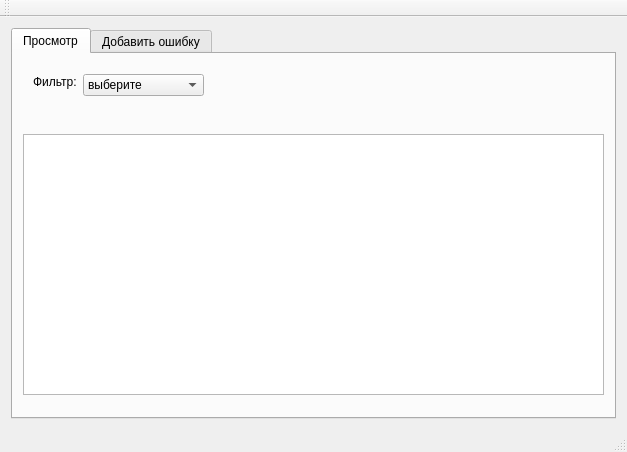
<?xml version="1.0" encoding="UTF-8"?>
<ui version="4.0">
 <class>MainWindow</class>
 <widget class="QMainWindow" name="MainWindow">
  <property name="geometry">
   <rect>
    <x>0</x>
    <y>0</y>
    <width>627</width>
    <height>452</height>
   </rect>
  </property>
  <property name="windowTitle">
   <string>MainWindow</string>
  </property>
  <widget class="QWidget" name="centralWidget">
   <layout class="QGridLayout" name="gridLayout">
    <item row="0" column="0">
     <widget class="QTabWidget" name="tabWidget">
      <property name="currentIndex">
       <number>0</number>
      </property>
      <widget class="QWidget" name="tab">
       <attribute name="title">
        <string>Просмотр</string>
       </attribute>
       <widget class="QTableView" name="tableView">
        <property name="geometry">
         <rect>
          <x>10</x>
          <y>80</y>
          <width>581</width>
          <height>261</height>
         </rect>
        </property>
       </widget>
       <widget class="QLabel" name="label">
        <property name="geometry">
         <rect>
          <x>20</x>
          <y>20</y>
          <width>51</width>
          <height>16</height>
         </rect>
        </property>
        <property name="text">
         <string>Фильтр:</string>
        </property>
       </widget>
       <widget class="QComboBox" name="comboBox">
        <property name="geometry">
         <rect>
          <x>70</x>
          <y>20</y>
          <width>121</width>
          <height>22</height>
         </rect>
        </property>
        <item>
         <property name="text">
          <string>выберите </string>
         </property>
        </item>
       </widget>
      </widget>
      <widget class="QWidget" name="tab_2">
       <attribute name="title">
        <string>Добавить ошибку</string>
       </attribute>
      </widget>
     </widget>
    </item>
   </layout>
  </widget>
  <widget class="QMenuBar" name="menuBar">
   <property name="geometry">
    <rect>
     <x>0</x>
     <y>0</y>
     <width>627</width>
     <height>21</height>
    </rect>
   </property>
  </widget>
  <widget class="QToolBar" name="mainToolBar">
   <attribute name="toolBarArea">
    <enum>TopToolBarArea</enum>
   </attribute>
   <attribute name="toolBarBreak">
    <bool>false</bool>
   </attribute>
  </widget>
  <widget class="QStatusBar" name="statusBar"/>
 </widget>
 <layoutdefault spacing="6" margin="11"/>
 <resources/>
 <connections/>
</ui>
